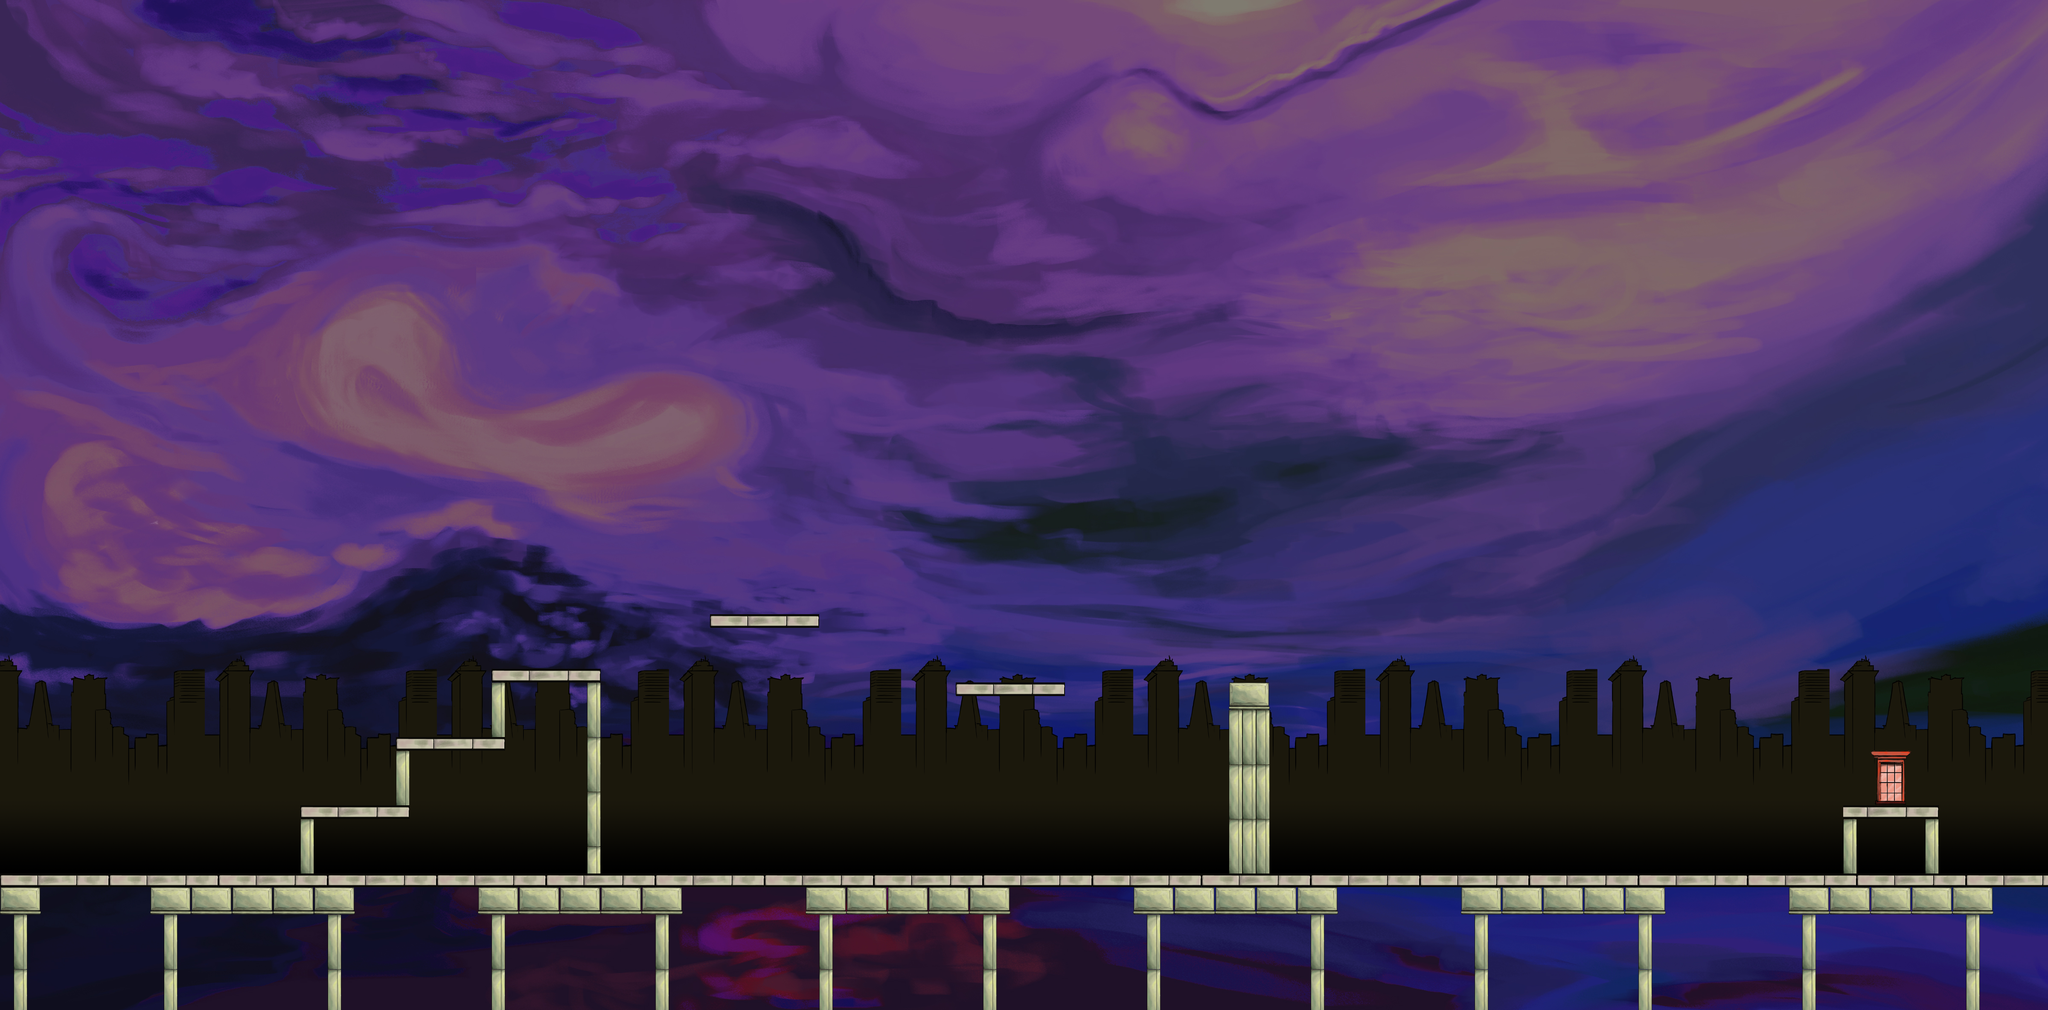

A 2D game scene composited from a Tiled map and its tileset images. What follows is a short description and the map's XML, with each tile layer's data collapsed to a summary:
An orthogonal 150x74 tile map with 32x32 px tiles, 3 tile layers (Background Buildings, Tile Layer 1, foreground), 9 tilesets, 1 image layer and 44 objects.

<map version="1.0" orientation="orthogonal" renderorder="left-up" width="150" height="74" tilewidth="32" tileheight="32" nextobjectid="49">
 <tileset firstgid="1" name="Floor" tilewidth="32" tileheight="32" tilecount="8" columns="8">
  <image source="Cat Walk/Floor.png" width="256" height="32" />
 </tileset>
 <tileset firstgid="9" name="Support Topper" tilewidth="32" tileheight="32" tilecount="6" columns="3">
  <image source="Cat Walk/Support Topper without cracks.png" width="96" height="64" />
 </tileset>
 <tileset firstgid="15" name="Support Column" tilewidth="32" tileheight="32" tilecount="4" columns="1">
  <image source="Cat Walk/Support Column 1 without cracks.png" width="32" height="128" />
 </tileset>
 <tileset firstgid="19" name="Floor End" tilewidth="32" tileheight="32" tilecount="2" columns="2">
  <image source="Cat Walk/Floor end.png" width="64" height="32" />
 </tileset>
 <tileset firstgid="21" name="Saw" tilewidth="32" tileheight="32" tilecount="9" columns="3">
  <image source="Object/saw.png" width="96" height="96" />
 </tileset>
 <tileset firstgid="30" name="Window" tilewidth="32" tileheight="32" tilecount="12" columns="3">
  <image source="Building 1/Window.png" width="96" height="128" />
 </tileset>
 <tileset firstgid="42" name="Buildings 1 - 1st Layer" tilewidth="32" tileheight="32" tilecount="336" columns="21">
  <image source="Backgroud Buildings 1/Buildings 1 - 1st Layer.png" width="672" height="512" />
 </tileset>
 <tileset firstgid="378" name="Coin" tilewidth="32" tileheight="32" tilecount="256" columns="16">
  <image source="../sprites/coinsheet.png" width="512" height="512" />
 </tileset>
 <tileset firstgid="634" name="life item" tilewidth="32" tileheight="32" tilecount="1" columns="1">
  <image source="Object/life.png" width="40" height="39" />
 </tileset>
 <imagelayer name="Background Image">
  <image source="Sky/Sky 1 v2 Night.jpg" width="6051" height="2371" />
 </imagelayer>
 <layer name="Background Buildings" width="150" height="74">
  <data>[11100 cells, 2400 non-empty, 272 distinct tile ids]</data>
 </layer>
 <layer name="Tile Layer 1" width="150" height="74">
  <data>[11100 cells, 445 non-empty, 30 distinct tile ids]</data>
 </layer>
 <objectgroup name="collision">
  <object id="1" x="704" y="1888" width="256" height="32" />
  <object id="3" x="928" y="1728" width="256" height="32" />
  <object id="4" x="928" y="1728" width="32" height="160" />
  <object id="5" x="1152" y="1568" width="256" height="32" />
  <object id="6" x="1152" y="1568" width="32" height="160" />
  <object id="7" x="1376" y="1568" width="32" height="256" />
  <object id="8" x="1664" y="1440" width="256" height="32" />
  <object id="9" x="2240" y="1600" width="256" height="32" />
  <object id="10" x="2880" y="1600" width="96" height="480" />
  <object id="11" x="4320" y="1888" width="32" height="192" />
  <object id="12" x="4320" y="1888" width="224" height="32" />
  <object id="13" x="4512" y="1888" width="32" height="192" />
  <object id="14" x="704" y="1888" width="32" height="192" />
  <object id="15" x="0" y="2048" width="4800" height="32" />
 </objectgroup>
 <objectgroup name="coins">
  <object id="16" gid="523" x="768" y="1888" width="32" height="32" />
  <object id="17" gid="523" x="864" y="1888" width="32" height="32" />
  <object id="18" gid="523" x="992" y="1728" width="32" height="32" />
  <object id="19" gid="523" x="1088" y="1728" width="32" height="32" />
  <object id="20" gid="523" x="1216" y="1568" width="32" height="32" />
  <object id="21" gid="523" x="1312" y="1568" width="32" height="32" />
  <object id="22" gid="523" x="1728" y="1440" width="32" height="32" />
  <object id="23" gid="523" x="1856" y="1440" width="32" height="32" />
  <object id="24" gid="523" x="2304" y="1600" width="32" height="32" />
  <object id="25" gid="523" x="2432" y="1600" width="32" height="32" />
  <object id="26" gid="523" x="800" y="2048" width="32" height="32" />
  <object id="27" gid="523" x="896" y="2048" width="32" height="32" />
  <object id="28" gid="523" x="3008" y="1696" width="32" height="32" />
  <object id="29" gid="523" x="3008" y="1792" width="32" height="32" />
  <object id="30" gid="523" x="3008" y="1888" width="32" height="32" />
  <object id="31" gid="523" x="3008" y="1984" width="32" height="32" />
  <object id="32" gid="523" x="4608" y="2048" width="32" height="32" />
  <object id="33" gid="523" x="4704" y="2048" width="32" height="32" />
  <object id="34" gid="523" x="992" y="2048" width="32" height="32" />
 </objectgroup>
 <objectgroup name="saw">
  <object id="37" gid="29" x="1184" y="2208" width="32" height="32" />
  <object id="38" gid="29" x="1280" y="2208" width="32" height="32" />
  <object id="40" gid="29" x="1952" y="2208" width="32" height="32" />
  <object id="41" gid="29" x="2048" y="2208" width="32" height="32" />
  <object id="42" gid="29" x="2144" y="2208" width="32" height="32" />
  <object id="43" gid="29" x="2240" y="2208" width="32" height="32" />
  <object id="44" gid="29" x="3584" y="2208" width="32" height="32" />
  <object id="45" gid="29" x="3680" y="2208" width="32" height="32" />
  <object id="46" gid="29" x="3776" y="2208" width="32" height="32" />
 </objectgroup>
 <objectgroup name="life item">
  <object id="35" gid="634" x="1312" y="1696" width="32" height="32" />
 </objectgroup>
 <objectgroup name="exit">
  <object id="36" x="4416" y="1792" width="32" height="96" />
 </objectgroup>
 <objectgroup name="key" />
 <layer name="foreground" width="150" height="74">
  <data>[11100 cells, 117 non-empty, 14 distinct tile ids]</data>
 </layer>
</map>
